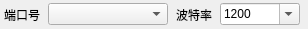
<?xml version="1.0" encoding="UTF-8"?>
<ui version="4.0">
 <class>SerialPort</class>
 <widget class="QWidget" name="SerialPort">
  <property name="enabled">
   <bool>true</bool>
  </property>
  <property name="geometry">
   <rect>
    <x>0</x>
    <y>0</y>
    <width>308</width>
    <height>29</height>
   </rect>
  </property>
  <property name="focusPolicy">
   <enum>Qt::NoFocus</enum>
  </property>
  <property name="windowTitle">
   <string/>
  </property>
  <layout class="QHBoxLayout" name="horizontalLayout">
   <property name="leftMargin">
    <number>2</number>
   </property>
   <property name="topMargin">
    <number>0</number>
   </property>
   <property name="rightMargin">
    <number>2</number>
   </property>
   <property name="bottomMargin">
    <number>0</number>
   </property>
   <item>
    <widget class="QLabel" name="labelPort">
     <property name="enabled">
      <bool>true</bool>
     </property>
     <property name="sizePolicy">
      <sizepolicy hsizetype="Fixed" vsizetype="Preferred">
       <horstretch>0</horstretch>
       <verstretch>0</verstretch>
      </sizepolicy>
     </property>
     <property name="text">
      <string>端口号</string>
     </property>
    </widget>
   </item>
   <item>
    <widget class="QComboBox" name="portNameBox">
     <property name="enabled">
      <bool>true</bool>
     </property>
     <property name="sizePolicy">
      <sizepolicy hsizetype="Fixed" vsizetype="Fixed">
       <horstretch>0</horstretch>
       <verstretch>0</verstretch>
      </sizepolicy>
     </property>
     <property name="minimumSize">
      <size>
       <width>120</width>
       <height>0</height>
      </size>
     </property>
     <property name="maximumSize">
      <size>
       <width>120</width>
       <height>16777215</height>
      </size>
     </property>
     <property name="sizeIncrement">
      <size>
       <width>0</width>
       <height>0</height>
      </size>
     </property>
     <property name="styleSheet">
      <string notr="true">QComboBox { width: 120px }</string>
     </property>
    </widget>
   </item>
   <item>
    <widget class="QLabel" name="labelBaudRate">
     <property name="enabled">
      <bool>true</bool>
     </property>
     <property name="sizePolicy">
      <sizepolicy hsizetype="Fixed" vsizetype="Preferred">
       <horstretch>0</horstretch>
       <verstretch>0</verstretch>
      </sizepolicy>
     </property>
     <property name="text">
      <string>波特率</string>
     </property>
    </widget>
   </item>
   <item>
    <widget class="QComboBox" name="baudRateBox">
     <property name="enabled">
      <bool>true</bool>
     </property>
     <property name="sizePolicy">
      <sizepolicy hsizetype="Fixed" vsizetype="Fixed">
       <horstretch>0</horstretch>
       <verstretch>0</verstretch>
      </sizepolicy>
     </property>
     <property name="minimumSize">
      <size>
       <width>80</width>
       <height>0</height>
      </size>
     </property>
     <property name="maximumSize">
      <size>
       <width>80</width>
       <height>16777215</height>
      </size>
     </property>
     <property name="styleSheet">
      <string notr="true">QComboBox { width: 80px }</string>
     </property>
     <property name="editable">
      <bool>true</bool>
     </property>
     <property name="maxVisibleItems">
      <number>20</number>
     </property>
     <item>
      <property name="text">
       <string>1200</string>
      </property>
     </item>
     <item>
      <property name="text">
       <string>2400</string>
      </property>
     </item>
     <item>
      <property name="text">
       <string>4800</string>
      </property>
     </item>
     <item>
      <property name="text">
       <string>9600</string>
      </property>
     </item>
     <item>
      <property name="text">
       <string>14400</string>
      </property>
     </item>
     <item>
      <property name="text">
       <string>19200</string>
      </property>
     </item>
     <item>
      <property name="text">
       <string>28800</string>
      </property>
     </item>
     <item>
      <property name="text">
       <string>57600</string>
      </property>
     </item>
     <item>
      <property name="text">
       <string>115200</string>
      </property>
     </item>
     <item>
      <property name="text">
       <string>230400</string>
      </property>
     </item>
     <item>
      <property name="text">
       <string>460800</string>
      </property>
     </item>
    </widget>
   </item>
  </layout>
 </widget>
 <resources/>
 <connections/>
</ui>
